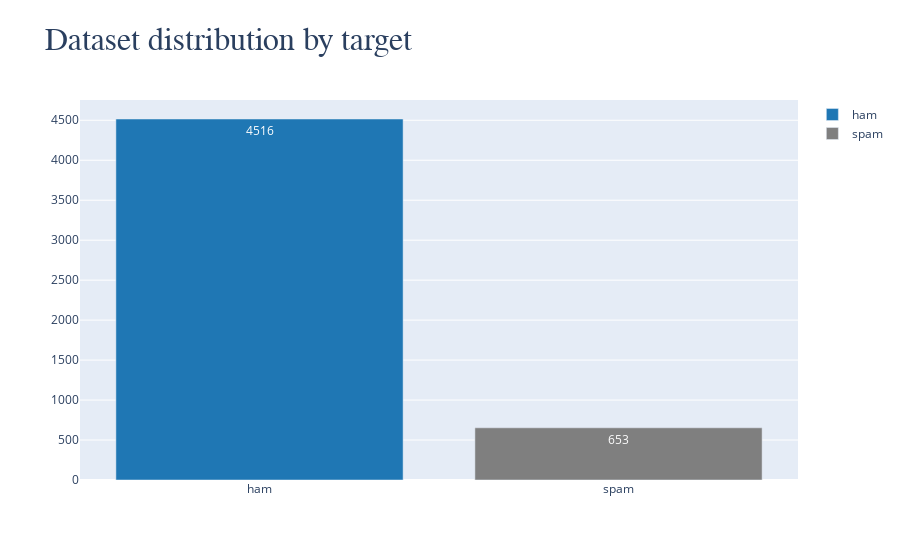

Source (notebook cell):
### Code cell
#Defining the color
primary_blue = '#1f77b4'  
primary_grey = '#7f7f7f'

fig = go.Figure()
fig.add_trace(go.Bar(
    x=['ham'],
    y=[balance_counts[0]],
    name='ham',
    text=[balance_counts[0]],
    textposition='auto',
    marker_color=primary_blue
))
fig.add_trace(go.Bar(
    x=['spam'],
    y=[balance_counts[1]],
    name='spam',
    text=[balance_counts[1]],
    textposition='auto',
    marker_color=primary_grey
))
fig.update_layout(
    title='<span style="font-size:32px; font-family:Times New Roman">Dataset distribution by target</span>'
)
fig.show()

### Figure 1 — Plotly figure (JSON) as saved in the notebook; plotly's stock layout.template omitted (floating-point values rounded to 4 significant figures)
{"data": [{"marker": {"color": "#1f77b4"}, "name": "ham", "text": ["4516"], "textposition": "auto", "type": "bar", "x": ["ham"], "y": [4516]}, {"marker": {"color": "#7f7f7f"}, "name": "spam", "text": ["653"], "textposition": "auto", "type": "bar", "x": ["spam"], "y": [653]}], "layout": {"title": {"text": "<span style=\"font-size:32px; font-family:Times New Roman\">Dataset distribution by target</span>"}}}
